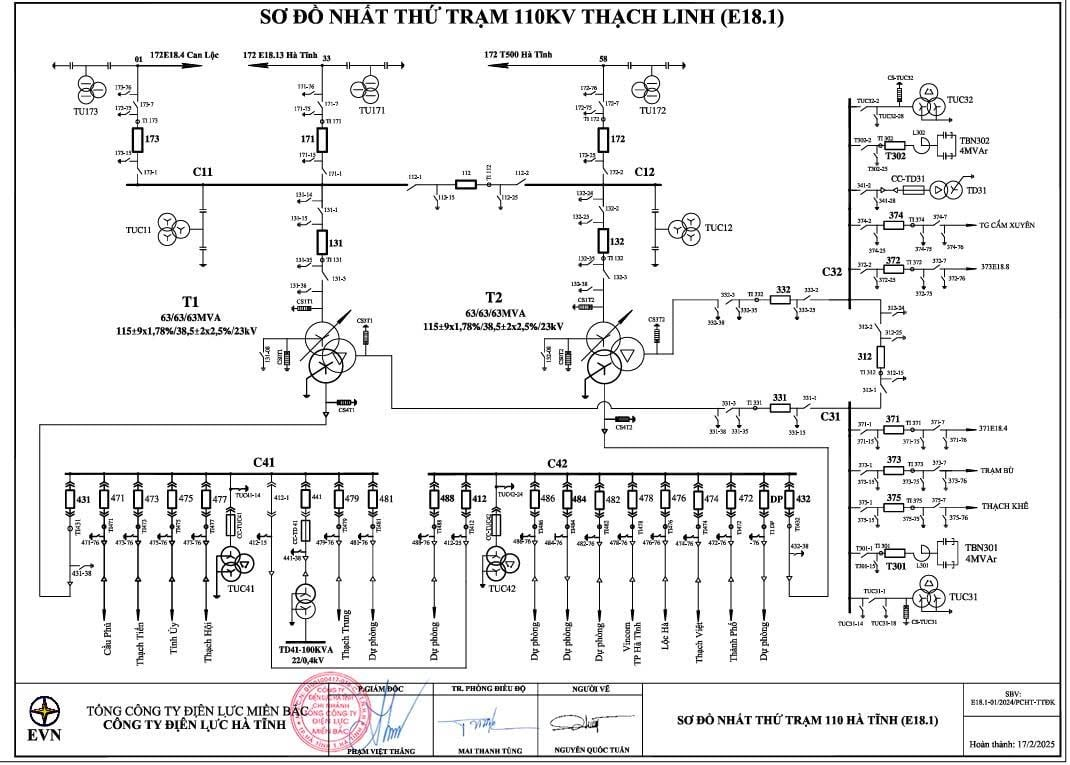
#> input picture data/raw_images/E18.1_low_res.png, 1070 x 765 px
$ python -i scale_normalizer.py   (imports and definitions only)
#> lines starting #> are read from the running program, lines starting #| are printed output that depends on the picture
"""Chuẩn hóa tỉ lệ ảnh đầu vào (SDD 8.2.1).

- Biết khổ trang (PDF, dữ liệu sinh): pxPerMm = cạnh ảnh / cạnh trang.
- Ảnh raster không rõ khổ: ước lượng từ độ dày nét của các đường thẳng dài (distance transform),
  chặn trên bởi giả định bản vẽ không nhỏ hơn A4.
- pxPerMm ngoài [min, max] thì resample về target. Phóng > low_res_upscale lần là ảnh nguồn kém:
  vẫn chạy, nhưng pipeline sinh issue `low_resolution_input`.
"""
from __future__ import annotations

import cv2
import numpy as np

from src.core.registry import register
from src.core.types import NormalizedImage


# [15 lines left out: functions to_gray, ink_mask, not called in this run]


def line_stroke_width(gray: np.ndarray, ink: np.ndarray | None = None, kernel_px: int | None = None,
                      quantile: float = 0.3) -> float:
    """Độ dày nét dây (px, lẻ được) của các đường thẳng ngang/dọc dài, không lẫn nét chữ.

    Trên mỗi lát cắt vuông góc qua nét, độ dày = tổng độ đậm (255 − xám)/255 của lát cắt, nên không
    phụ thuộc ngưỡng nhị phân và khử răng cưa. Mỗi đoạn thẳng (thành phần liên thông) góp một giá trị,
    trọng số là độ dài chặn ở 10% cạnh ảnh (khung bản vẽ rất dài không lấn át). Lấy phân vị `quantile`
    theo trọng số: dây là nét mảnh nhất trong các nét thẳng dài, nét ký hiệu và thanh cái dày hơn.
    """
#> called with quantile = 0.3
    if ink is None:
        ink = gray < 160
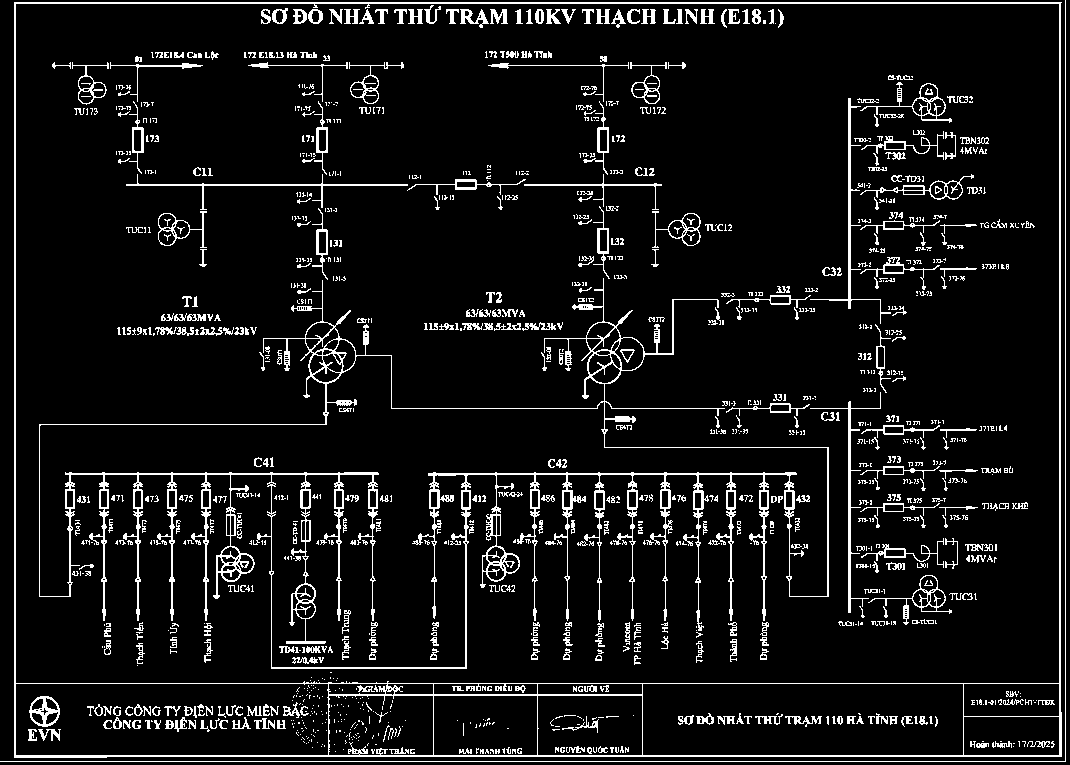
#> ink: shape (765, 1070) bool; 7.9% white in thin lines or dots
    h, w = ink.shape
#> h = 765; w = 1070
    k = kernel_px or max(9, int(0.012 * max(h, w)))
#> k = 12
    m = ink.astype(np.uint8)
    dark = (255.0 - gray.astype(np.float32)) / 255.0
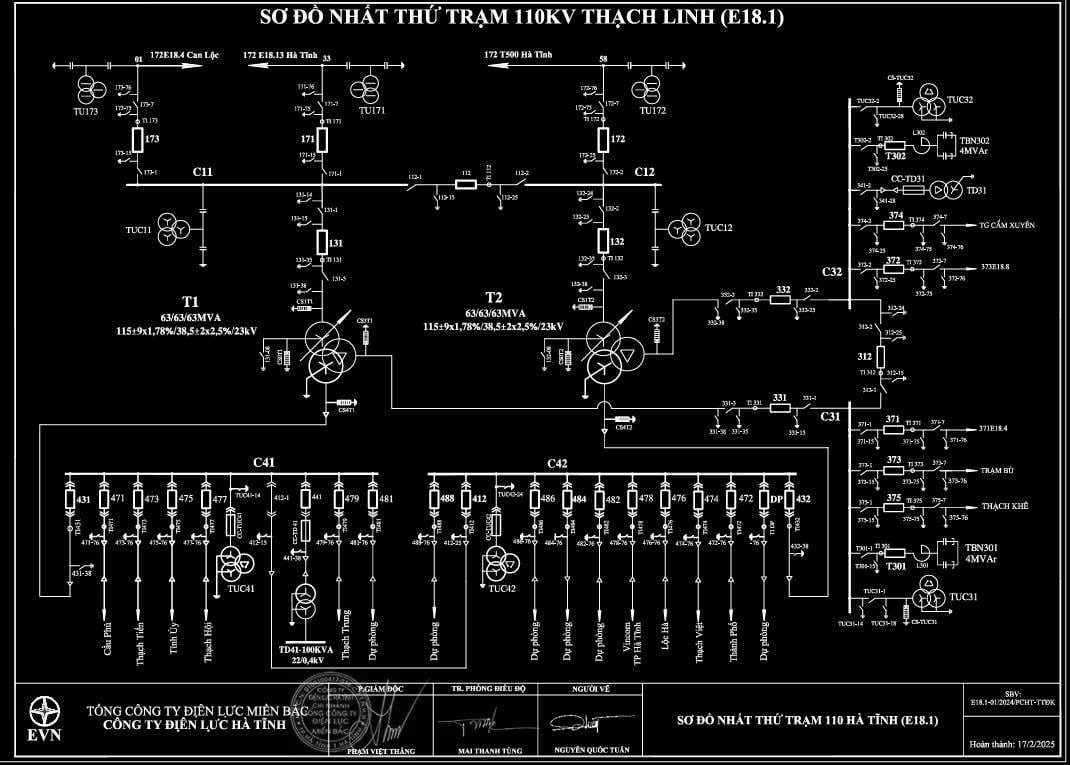
#> dark: shape (765, 1070) float32; min 0, max 1, mean 0.0715
    bg = float(np.median(dark[~ink])) if (~ink).any() else 0.0
#> bg = 0
    dark = np.clip(dark - bg, 0, None)
    per_line, weights = [], []
    cap = 0.1 * max(h, w)
#> cap = 107
    for lines, d in ((cv2.morphologyEx(m, cv2.MORPH_OPEN, cv2.getStructuringElement(cv2.MORPH_RECT, (k, 1))), dark),
                     (cv2.morphologyEx(m, cv2.MORPH_OPEN, cv2.getStructuringElement(cv2.MORPH_RECT, (1, k))).T,
                      dark.T)):
        widths, pos = _cross_widths(lines, d)
        if widths.size == 0:
            continue
        _, labels = cv2.connectedComponents(np.ascontiguousarray(lines))
        lab = labels[pos[:, 0], pos[:, 1]]
        order = np.argsort(lab, kind="stable")
        lab, widths = lab[order], widths[order]
        cuts = np.flatnonzero(np.diff(lab)) + 1
        for g in np.split(widths, cuts):
            per_line.append(float(np.median(g)))
            weights.append(min(float(g.size), cap))
#> this loop made 2 passes
#> pass 1, in _cross_widths, `d = np.diff(a, axis=0)`:
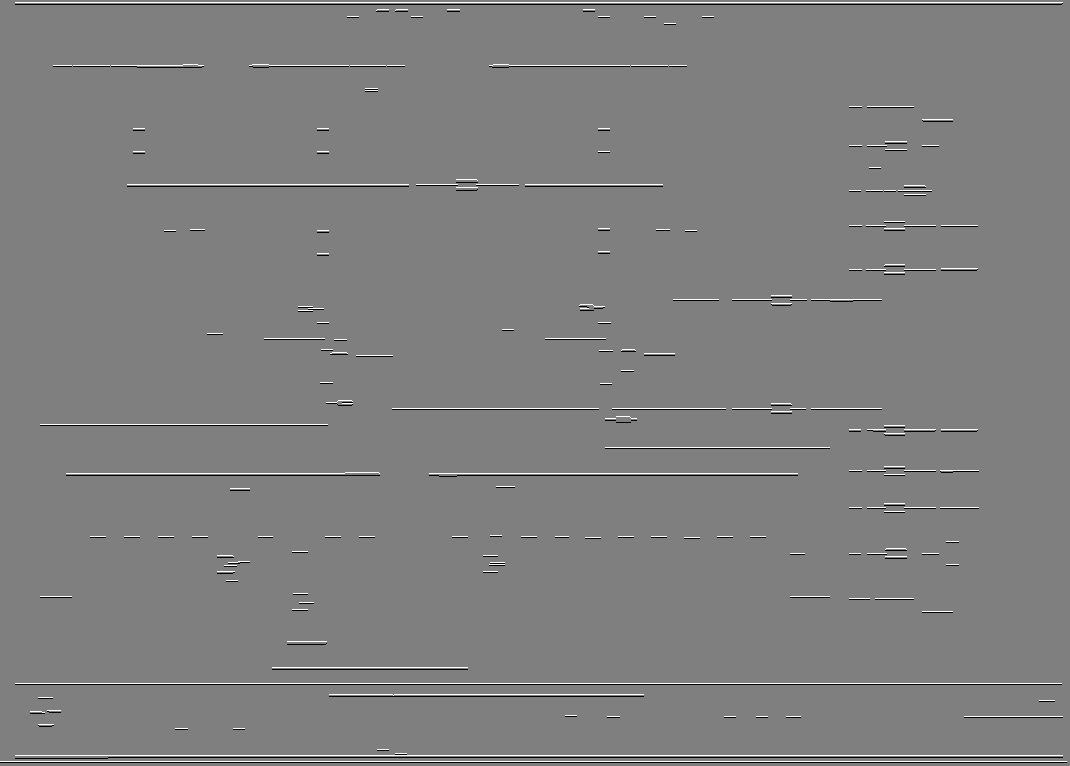
#> d: shape (766, 1070) int8; min -1, max 1, mean 0; drawn with min black and max white
#> pass 1, in _cross_widths, `cs = np.vstack([np.zeros((1, dark.shape[1]), np.float32), np.cumsum(da..`:
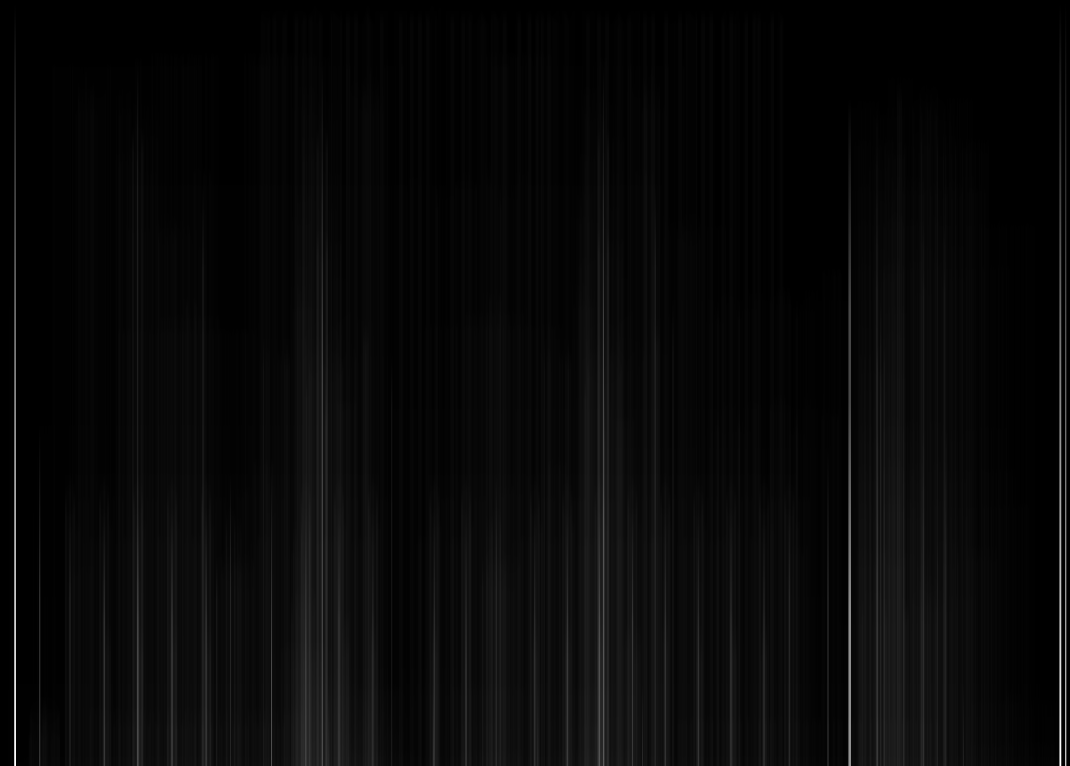
#> cs: shape (766, 1070) float32; min 0, max 724.1, mean 24.6; drawn with min black and max white
#> pass 1, in line_stroke_width, `_, labels = cv2.connectedComponents(np.ascontiguousarray(lines))`:
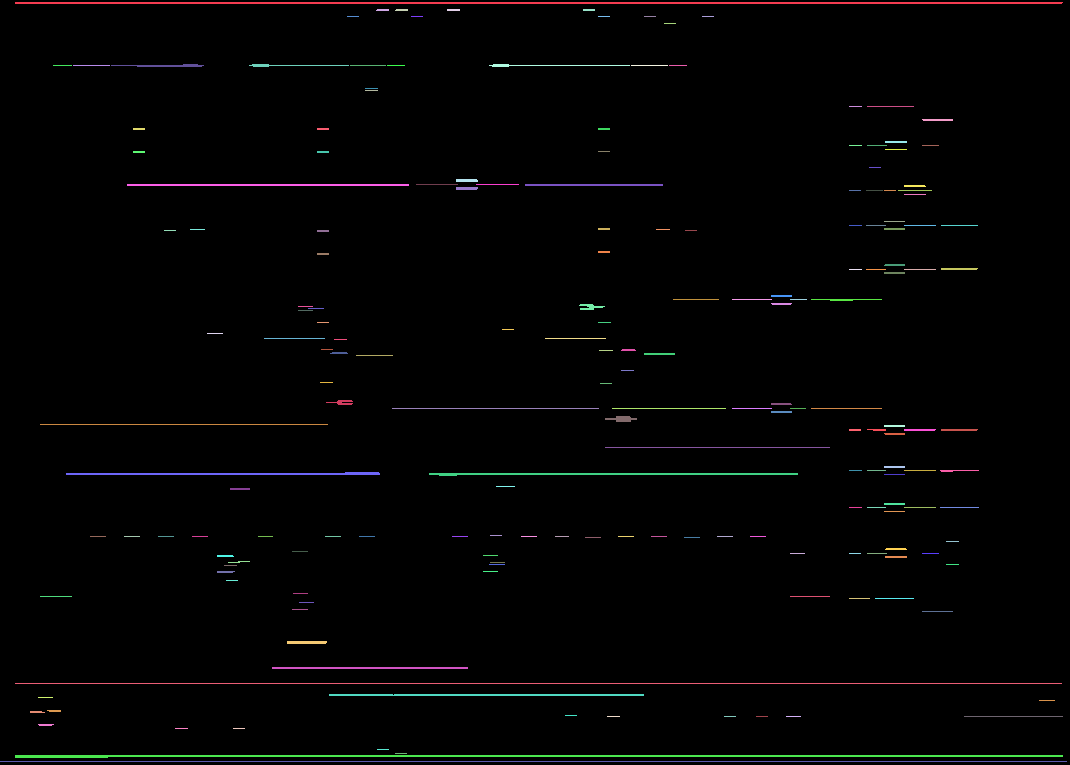
#> labels: shape (765, 1070) int32; 193 distinct labels, from 0 to 192; one colour per label, 0 black
#> after the loop, per_line = 468 values, max 3.77 at index 291, min 0.725 at index 179, mean 1.58; weights = 468 values, max 107 at index 0, min 12 at index 4, mean 27.67
    if not per_line:
        return 1.0
    order = np.argsort(per_line)
#> order = 468 values, max 467 at index 50, min 0 at index 328, mean 233.5
    cw = np.cumsum(np.asarray(weights)[order])
#> cw = 468 values from 12 to 12951
    return float(np.asarray(per_line)[order][np.searchsorted(cw, quantile * cw[-1])])


def _cross_widths(lines: np.ndarray, dark: np.ndarray, max_run: int = 40) -> tuple[np.ndarray, np.ndarray]:
    """Độ dày theo trục 0 tại từng cột cắt qua nét: tổng độ đậm trên đoạn mực (nới 1 px mỗi bên).
    Trả về (độ dày, vị trí (hàng, cột) điểm đầu của lát cắt)."""
    if not lines.any():
        return np.zeros(0, np.float32), np.zeros((0, 2), int)
    a = np.pad(lines.astype(np.int8), ((1, 1), (0, 0)))
    d = np.diff(a, axis=0)
    starts = np.argwhere(d == 1)
    ends = np.argwhere(d == -1)
    # mỗi cột có số đầu = số cuối và xen kẽ nhau: sắp theo (cột, hàng) là ghép được
    s = starts[np.lexsort((starts[:, 0], starts[:, 1]))]
    e = ends[np.lexsort((ends[:, 0], ends[:, 1]))]
    run = e[:, 0] - s[:, 0]
    ok = (run > 0) & (run <= max_run)
    s, e = s[ok], e[ok]
    cs = np.vstack([np.zeros((1, dark.shape[1]), np.float32), np.cumsum(dark, axis=0)])
    r0 = np.clip(s[:, 0] - 1, 0, dark.shape[0])
    r1 = np.clip(e[:, 0] + 1, 0, dark.shape[0])
    pos = np.stack([np.clip(s[:, 0], 0, dark.shape[0] - 1), s[:, 1]], axis=1)
    return cs[r1, s[:, 1]] - cs[r0, s[:, 1]], pos


# [41 lines that did not run here, left out]

>>> import cv2
>>> picture = cv2.imread('../../data/raw_images/E18.1_low_res.png', cv2.IMREAD_GRAYSCALE)
>>> result = line_stroke_width(picture)
#> result = 1.02
